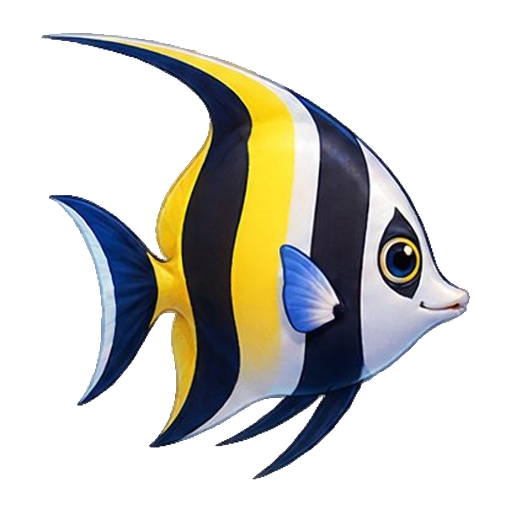
#> input picture assets/images/fish/angelfish.png, 512 x 512 px, given in place of clipboard-2026-10-28T12-34-52-763Z-58d60c98.jpg, which was not available
$ python 08_finalize.py
#> lines starting #> are read from the running program, lines starting #| are printed output that depends on the picture; pictures that were not available may be replaced by others from this repository, and a replacement may not be noted
"""Step 8: 正式产出 —— 8 张 512x512 透明 PNG、预览图、配置文件、机器校验结果。"""
import json
import os

import numpy as np
from PIL import Image, ImageDraw, ImageFont
from scipy import ndimage

BASE = r"C:\Users\12599\Desktop\vibe\zhuayu"
SRC = r"C:\Users\12599\.workbuddy-ai\clipboard-images\clipboard-2026-10-28T12-34-52-763Z-58d60c98.jpg"
QA = os.path.join(BASE, "delivery", "qa")
RAW = os.path.join(BASE, "delivery", "raw_crops")
OUTDIR = os.path.join(BASE, "assets", "images", "fish")

CANVAS = 512
CONTENT = 452          # 88.3% of canvas
TH = 28                # 白底泛洪阈值（经参数扫描确定）
PALE = 205             # 边缘浅色环判定阈值

ORDER = ["clownfish", "goldfish", "blue_tang", "pufferfish",
         "angelfish", "ray", "shark", "golden_koi"]

CN = {"clownfish": "小丑鱼", "goldfish": "金鱼", "blue_tang": "蓝色热带鱼",
      "pufferfish": "河豚", "angelfish": "神仙鱼", "ray": "鳐鱼",
      "shark": "鲨鱼", "golden_koi": "黄金锦鲤"}

# pattern / wave / reel 是玩法性格，不是美术参数：
#   pattern  游法（cruise 匀速 / dart 走走停停 / sweep 优雅上下巡游 /
#                 glide 贴底滑翔 / burst 间歇突进）
#   wave     纵向摆动幅度 px
#   reel     收线速度 px/s，越小越「沉」（小鱼一拽就上来，鲨鱼要拉三秒）
CONFIG = {
    "clownfish": {"name": "小丑鱼", "image": "clownfish", "baseSize": 60, "baseSpeed": 110,
                  "baseValue": 20, "pattern": "dart", "wave": 6, "reel": 117},
    "goldfish": {"name": "金鱼", "image": "goldfish", "baseSize": 70, "baseSpeed": 52,
                 "baseValue": 30, "pattern": "cruise", "wave": 11, "reel": 107},
    "blue_tang": {"name": "蓝色热带鱼", "image": "blue_tang", "baseSize": 65, "baseSpeed": 155,
                  "baseValue": 25, "pattern": "dart", "wave": 5, "reel": 126},
    "pufferfish": {"name": "河豚", "image": "pufferfish", "baseSize": 65, "baseSpeed": 42,
                   "baseValue": 50, "pattern": "glide", "wave": 4, "reel": 50},
    "angelfish": {"name": "神仙鱼", "image": "angelfish", "baseSize": 75, "baseSpeed": 78,
                  "baseValue": 40, "pattern": "sweep", "wave": 16, "reel": 86},
    "ray": {"name": "鳐鱼", "image": "ray", "baseSize": 100, "baseSpeed": 40,
            "baseValue": 100, "pattern": "glide", "wave": 9, "reel": 71},
    "shark": {"name": "鲨鱼", "image": "shark", "baseSize": 120, "baseSpeed": 62,
              "baseValue": 200, "pattern": "burst", "wave": 3, "reel": 71},
    "golden_koi": {"name": "黄金锦鲤", "image": "golden_koi", "baseSize": 85, "baseSpeed": 96,
                   "baseValue": 150, "pattern": "burst", "wave": 8, "reel": 83},
}


def load_ctx():
    img = Image.open(SRC).convert("RGB")
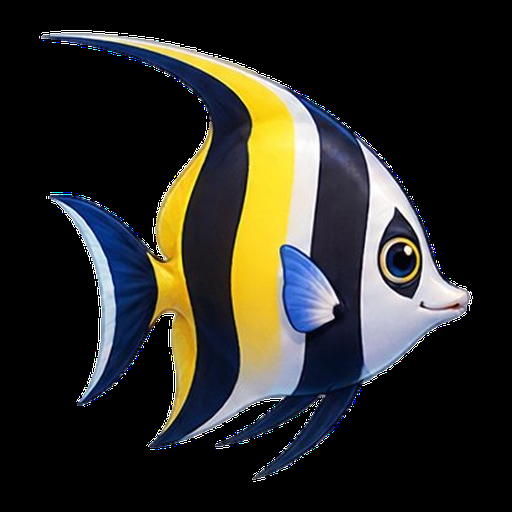
#> img: PIL image 512x512 RGB; mean R, G, B 43.2, 42.5, 37
    arr = np.asarray(img).astype(np.float32)
    H, W = arr.shape[:2]
#> H = 512; W = 512
    diff = np.abs(arr - 255.0).max(axis=2)
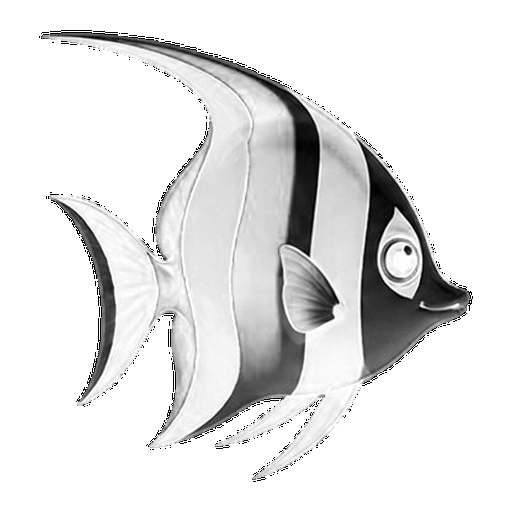
#> diff: shape (512, 512) float32; min 0, max 255, mean 226.9

#> (the run stopped early here; a loop or call above may not have finished)

$ run again, on assets/images/fish/goldfish.png
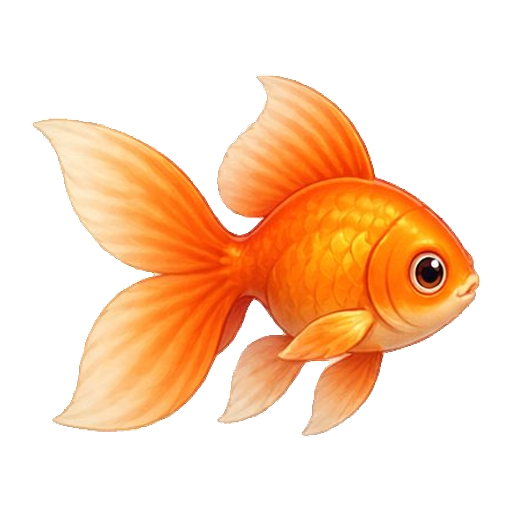
#> input picture assets/images/fish/goldfish.png, 512 x 512 px, given in place of clipboard-2026-10-28T12-34-52-763Z-58d60c98.jpg, which was not available
#> in load_ctx, `img = Image.open(SRC).convert("RGB")`:
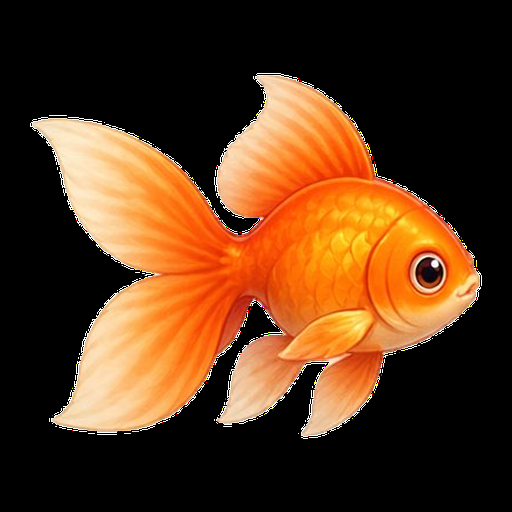
#> img: PIL image 512x512 RGB; mean R, G, B 89.1, 54.7, 27.1
#> in load_ctx, `diff = np.abs(arr - 255.0).max(axis=2)`:
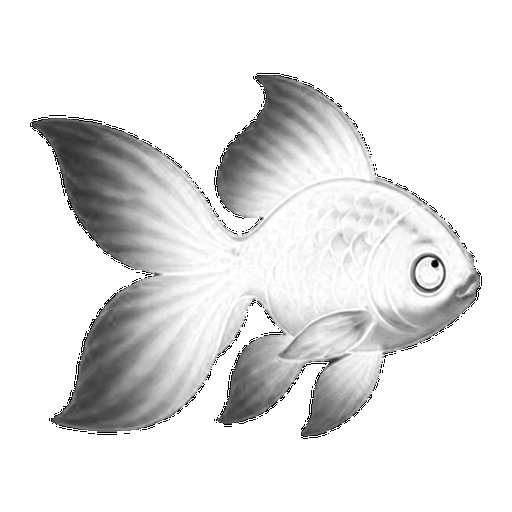
#> diff: shape (512, 512) float32; min 0, max 255, mean 228
